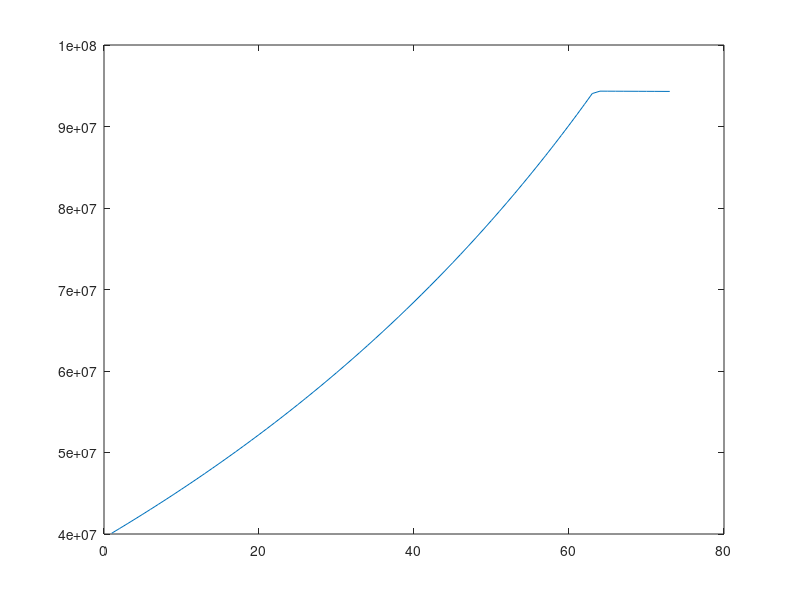

Here is the MATLAB script that generated this plot:
close all
clear all
clc

% Meric, 4205558
Da1 = 5;
Da2 = 5;
Da3 = 8;

%Taeke, 4316568
Db1 = 5;
Db2 = 6;
Db3 = 8;

E1 = Da1 + Db1;
E_2 = Da2 + Db2;
E3 = Da3 + Db3;

% Maximum monthly Battery cell production
B = (5+E1)*10^6;
B_R = 4E3;
B_W = 6E3;

% Employees at Edison
E = 100 + E_2; 
E_h = 160; % max working hours per employee
C_E = 3000 + 50*E3; % Monthly salary (?) independent of hours

% Required time to produce model R and W (hours)
T = E*E_h; % ?????????????
T_R = 10;
T_W = 15;


% Storage space, produced cars ned to be stored for 1 month!
S = (15+E3)*10^3; %available
S_R = 10;         % Required for 1 Model R
S_W = 12;         % Required for 1 Model W

% Production costs (excluding salaries)
C_R = 30000;
C_W = 45000;

% Price model R and W
P_R = 55000;
P_W = 75000;

%% question 1
c = -[(P_R-C_R), (P_W-C_W), 0, 0, 0]';
Aeq = [B_R B_W 1 0 0;
     T_R T_W 0 1 0;
     S_R S_W 0 0 1];
beq = [B T S]';
lb = [0 0 0 0 0]';
ub = [+Inf +Inf +Inf +Inf +Inf]';

x = linprog(c,[], [], Aeq,beq,lb,ub);
disp(x)

%% Question 2
Rmax = 1000; % maximum of R sold

c = -[(P_R-C_R), (P_W-C_W), 0, 0, 0, 0]';
Aeq = [ B_R B_W 1 0 0 0;
        T_R T_W 0 1 0 0;
        S_R S_W 0 0 1 0;
        1   0   0 0 0 1];
beq = [B T S Rmax]';
lb = [0 0 0 0 0 0]';
ub = [+Inf +Inf +Inf +Inf +Inf +Inf]';

x = linprog(c,[], [], Aeq,beq,lb,ub);
disp(x);

%% Question 4
% update constants
B = (8 + E1)*10^6; % [batterycells/month] produced
S = (22+E3)*10^3; %[m^2] storage space

for i = 0:72
    E = 100 + E_2 + i;
    T_R = 10 - 1/12 * i;
    T_W = 15 - 1/12 * i;
    T = E * 160;
    
    c = -[(P_R-C_R), (P_W-C_W), 0, 0, 0, 0]';
    Aeq = [ B_R B_W 1 0 0 0;
        T_R T_W 0 1 0 0;
        S_R S_W 0 0 1 0;
        1   0   0 0 0 1];
    beq = [B T S Rmax]';
    lb = [0 0 0 0 0 0]';
    ub = [+Inf +Inf +Inf +Inf +Inf +Inf]';

    x(:,i+1) = linprog(c,[], [], Aeq,beq,lb,ub);
    
    profit(i+1) = -c' * x(:,end) - C_E * E;
    
end

figure
plot(profit)


